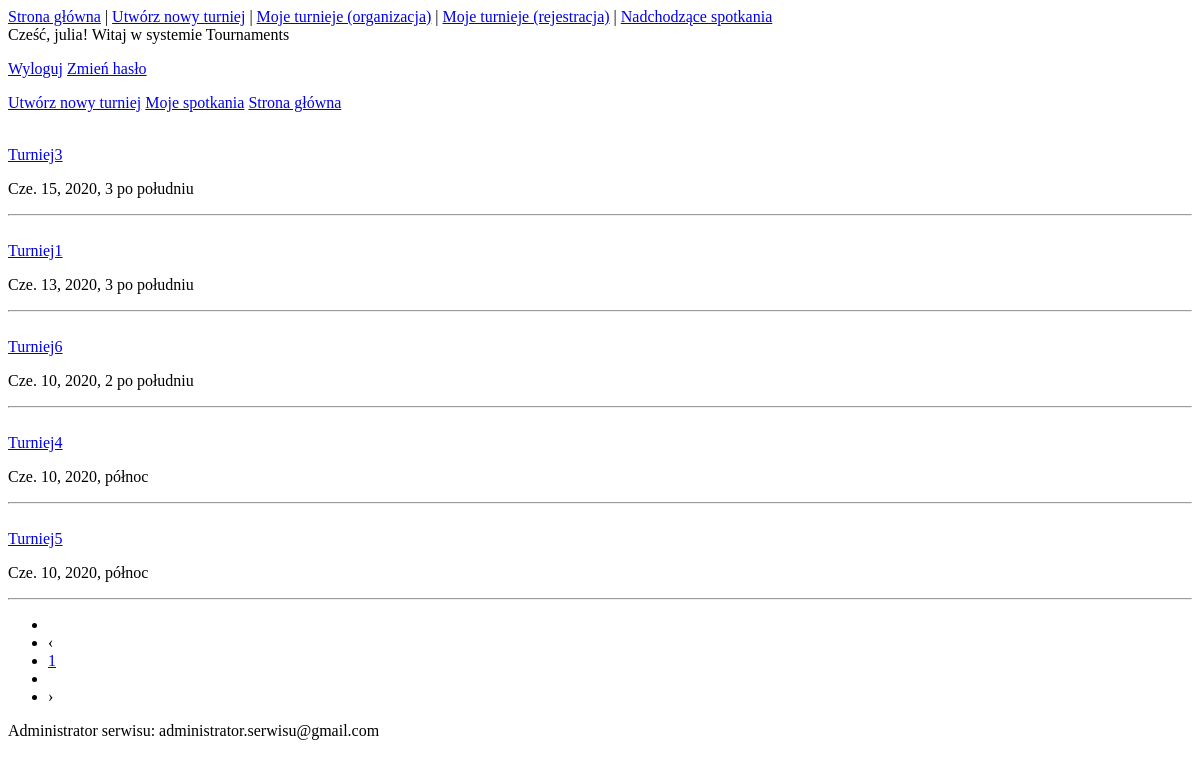
The page /myorgtourns/ (signed in) on the database as committed earlier.
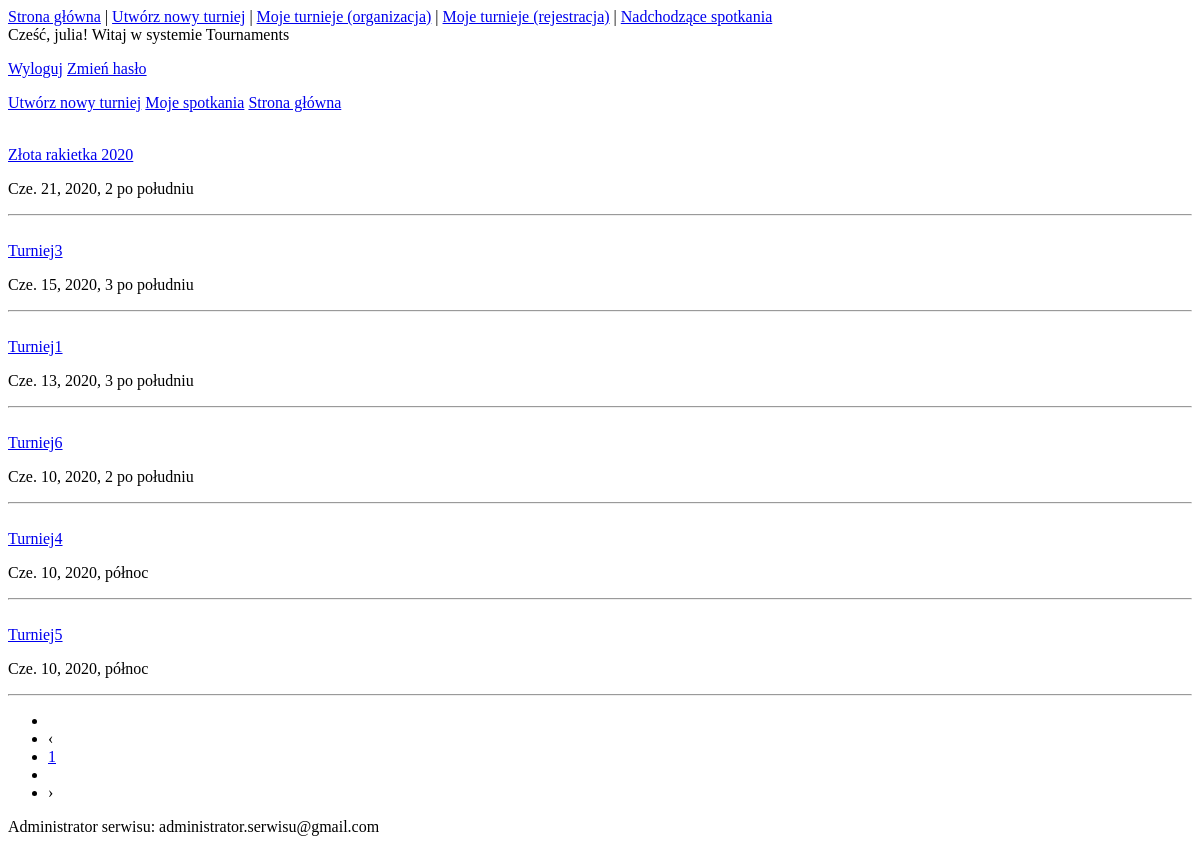
The same page on the database as committed later.
### Tourn/models.py (models this page shows)
class Tournament(models.Model):
    name = models.CharField(max_length=50)
    discipline = models.CharField(max_length=50)
    start_date = models.DateTimeField()
    registration_deadline = models.DateTimeField()
    participants_limit = models.IntegerField()
    city = models.CharField(max_length=20)
    street = models.CharField(max_length=50)
    number = models.IntegerField()
    organizer = models.ForeignKey(settings.AUTH_USER_MODEL, on_delete=models.CASCADE)

### Tourn/views.py (the view)
# urls.py: path('myorgtourns/', views.my_tourns_org, name='my_orgtourns'),
def my_tourns_org(request):#turnieje - organizacja
    tourns = Tournament.objects.filter(organizer=request.user).order_by('-start_date')
    tourns_list = list(tourns)
    paginator = Paginator(tourns_list, 10)  # posts per page
    page = request.GET.get('page')
    print(tourns_list)
    print(len(tourns_list))
    try:
        queryset = paginator.page(page)
    except PageNotAnInteger:
        queryset = paginator.page(1)
    except EmptyPage:
        queryset = paginator.page(paginator.num_pages)
    context = {
        "object_list": queryset,
        "length": len(tourns_list)
    }
    return render(request, "my.html", context)

### templates/my.html (shortened to what this page needs)
{% extends 'base.html' %}
{% block content %}
{% if user.is_authenticated %}
    Cześć, {{ user.username }}! Witaj w systemie Tournaments
    <p><a href="{% url 'logout' %}">Wyloguj</a>
    <a href="{% url 'password_reset' %}">Zmień hasło</a></p>
        <p><a href="{% url 'add_tournament' %}">Utwórz nowy turniej</a>
        <a href="{% url 'my_games' %}">Moje spotkania</a>
        <a href="{% url 'home' %}">Strona główna</a></p>
{% endif %}
{% if length != 0 %}
    {% for obj in object_list %}
<div class = "container">
  <div class = "col-md-6">
    <br>
    <a href = "../tournament/{{ obj.id }}">{{obj.name}}</a>
    <p>{{obj.start_date}}</p>
    <hr>
  </div>
</div>
{% endfor %}
<div class = "container">
  <div class = "col-md-6">
    <nav aria-label="Page navigation example">
      <ul class="pagination">
        <li class="page-item">
          {% if object_list.has_previous %}
             <li class="previous"> <a href="?page={{ object_list.previous_page_number }}">
             <span aria-hidden="true">‹</span></a>
          {% else %}
              <li class="previous disabled"><a>‹</a>
          {% endif %}
        </li>
         {% for page in object_list.paginator.page_range %}
            {% if page == object_list.number %}
            <li class="pg active"><a class = "page_number" href="?page={{page}}">{{page}}</a>
            {% else %}
            <li class="pg"><a class = "page_number" href="?page={{page}}">{{page}}</a>
            {% endif %}
        {% endfor %}
        <li class="page-item">
          {% if object_list.has_next %}
            <li class="previous"> <a href="?page={{ object_list.next_page_number }}">›</a></li>
          {% else %}
              <li class="next disabled"><a>›</a>
          {% endif %}
        </li>
      </ul>
    </nav>
  </div>
</div>
    {% else %}
    <p>Brak informacji o zbliżających się turniejach</p>
    {% endif %}
{% endblock %}

Rows that differ between the two databases and show on the page:
added Tournament: name "Złota rakietka 2020", start_date "Cze. 21, 2020, 2 po południu"
